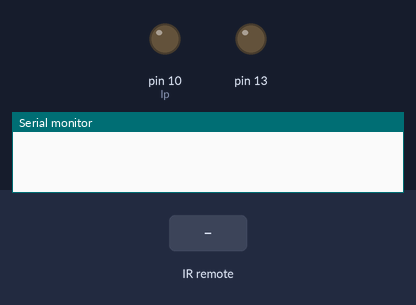
The sketch below on a simulated Arduino Uno, built with avr-gcc and run on an emulated ATmega328P. Parts: output pins drawn as LEDs (lit = HIGH), the last lines printed to the serial monitor. Inputs (shaded band) come from the test bench.

Above: at 1.2 s.
1.3 s: infrared code 0xFF08F7 received
2.8 s: infrared code 0xFF708F received
At 3.1 s:
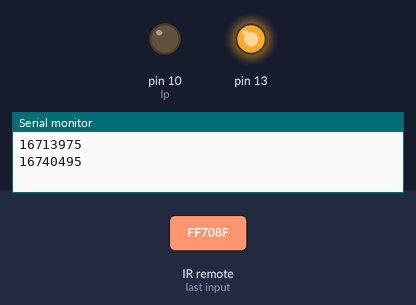
4.3 s: infrared code 0xFF8877 received
At 5.5 s:
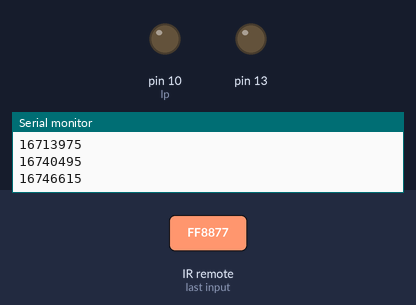
Timing chart, 0 to 7.3 s (numbered marks = the images above; inputs shaded):
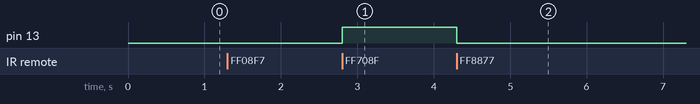

Measured:
- after the input at 2.8 s, pin 13: LOW → HIGH at once
- after the input at 4.3 s, pin 13: HIGH → LOW at once

The sketch:

IR_remote_LED_brightness_control.ino
```cpp
/*
this programe will control the brightness of LED with IR remote

*/

#include<IRremote.h>

int rp = 7;// IR recieve pin
int lp = 10; // led pin

IRrecv irrecv(7);

decode_results results;
boolean val1 = LOW;
    int val2;


void setup() {
     Serial.begin(9600);
     irrecv.enableIRIn();
     pinMode(lp, OUTPUT);
}

void loop(){
     int t;
     if (irrecv.decode(&results)){
         Serial.println(results.value, DEC);
         t = results.value;
         switch (t){

                case 16740495:
                     val1 = !val1;
                     digitalWrite(13, val1);
                     break;

               case 16713975:
                    val2 = val2 + 51;
                    analogWrite(13, val2);
                    break;

               case 16746615:
                    val2 = val2-51;
                    analogWrite(13, val2);
                    break;

               default:
                       ;
              }

         irrecv.resume();
        }

}
```
